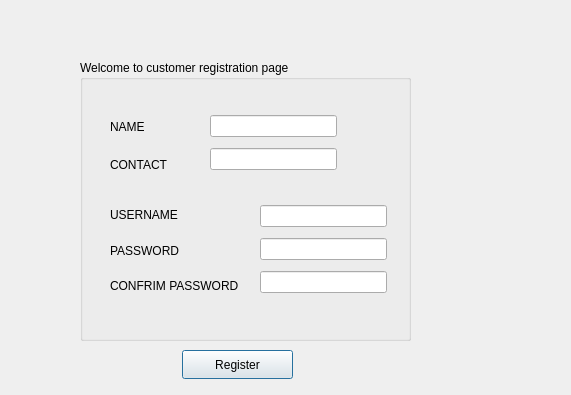
<?xml version="1.0" encoding="UTF-8"?>
<ui version="4.0">
 <class>customerregister</class>
 <widget class="QDialog" name="customerregister">
  <property name="geometry">
   <rect>
    <x>0</x>
    <y>0</y>
    <width>571</width>
    <height>395</height>
   </rect>
  </property>
  <property name="windowTitle">
   <string>Customer Register</string>
  </property>
  <widget class="QGroupBox" name="groupBox">
   <property name="geometry">
    <rect>
     <x>80</x>
     <y>60</y>
     <width>331</width>
     <height>281</height>
    </rect>
   </property>
   <property name="title">
    <string>Welcome to customer registration page</string>
   </property>
   <widget class="QWidget" name="layoutWidget">
    <property name="geometry">
     <rect>
      <x>30</x>
      <y>50</y>
      <width>91</width>
      <height>71</height>
     </rect>
    </property>
    <layout class="QVBoxLayout" name="verticalLayout">
     <item>
      <widget class="QLabel" name="label">
       <property name="text">
        <string>NAME</string>
       </property>
      </widget>
     </item>
     <item>
      <widget class="QLabel" name="label_2">
       <property name="text">
        <string>CONTACT</string>
       </property>
      </widget>
     </item>
    </layout>
   </widget>
   <widget class="QWidget" name="layoutWidget">
    <property name="geometry">
     <rect>
      <x>30</x>
      <y>140</y>
      <width>148</width>
      <height>101</height>
     </rect>
    </property>
    <layout class="QVBoxLayout" name="verticalLayout_2">
     <item>
      <widget class="QLabel" name="label_5">
       <property name="text">
        <string>USERNAME</string>
       </property>
      </widget>
     </item>
     <item>
      <widget class="QLabel" name="label_4">
       <property name="text">
        <string>PASSWORD</string>
       </property>
      </widget>
     </item>
     <item>
      <widget class="QLabel" name="label_3">
       <property name="text">
        <string>CONFRIM PASSWORD</string>
       </property>
      </widget>
     </item>
    </layout>
   </widget>
   <widget class="QWidget" name="layoutWidget">
    <property name="geometry">
     <rect>
      <x>130</x>
      <y>50</y>
      <width>127</width>
      <height>65</height>
     </rect>
    </property>
    <layout class="QVBoxLayout" name="verticalLayout_3">
     <item>
      <widget class="QLineEdit" name="inputname"/>
     </item>
     <item>
      <widget class="QLineEdit" name="inputcontact"/>
     </item>
    </layout>
   </widget>
   <widget class="QWidget" name="layoutWidget">
    <property name="geometry">
     <rect>
      <x>180</x>
      <y>140</y>
      <width>127</width>
      <height>100</height>
     </rect>
    </property>
    <layout class="QVBoxLayout" name="verticalLayout_4">
     <item>
      <widget class="QLineEdit" name="inputusername"/>
     </item>
     <item>
      <widget class="QLineEdit" name="inputpassword"/>
     </item>
     <item>
      <widget class="QLineEdit" name="inputconfirm"/>
     </item>
    </layout>
   </widget>
  </widget>
  <widget class="QPushButton" name="pushbutton_register">
   <property name="geometry">
    <rect>
     <x>182</x>
     <y>350</y>
     <width>111</width>
     <height>29</height>
    </rect>
   </property>
   <property name="text">
    <string>Register</string>
   </property>
  </widget>
 </widget>
 <resources/>
 <connections/>
</ui>
